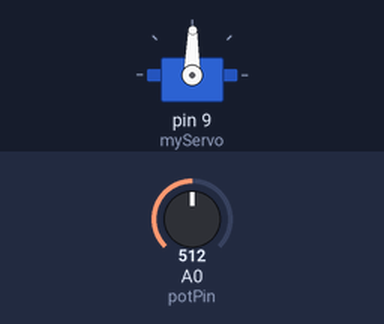
Recording of a sketch running on a simulated Arduino Uno, built with avr-gcc and run on an emulated ATmega328P. Parts: servo. The test bench sets the inputs (shaded band); at power-on: A0 (potPin) = 512. What the sketch prints to the serial monitor is not drawn.

Above: at 1.2 s.
1.3 s: A0 (potPin) set to 565
At 2.0 s:
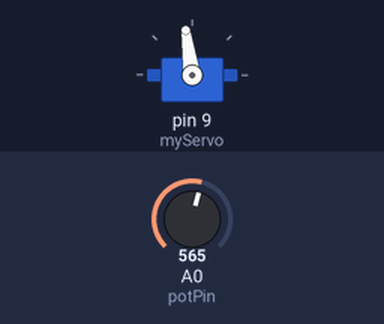
3.3 s: A0 (potPin) set to 586
At 4.4 s:
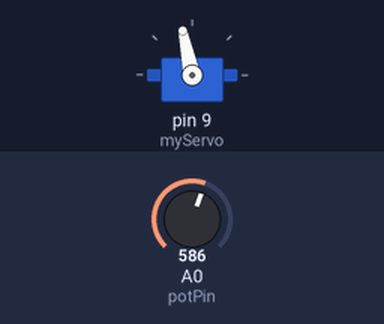
4.8 s: A0 (potPin) set to 306
At 5.8 s:
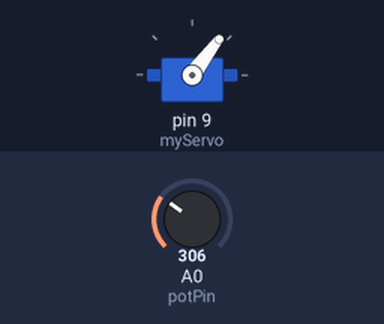
6.3 s: A0 (potPin) set to 111
At 7.5 s:
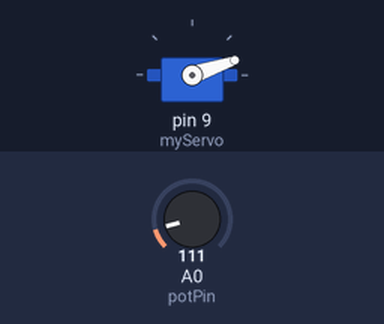
7.8 s: A0 (potPin) set to 93
At 9.1 s:
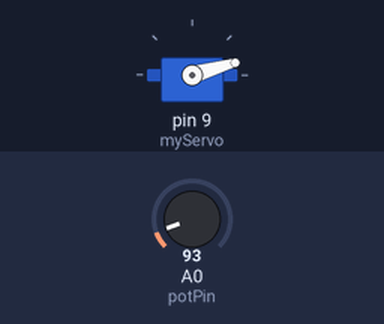
9.6 s: A0 (potPin) set to 122
At 10.2 s:
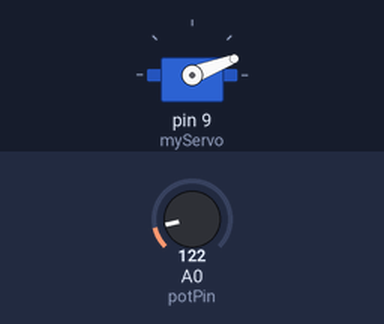
Timing chart, 0 to 12.1 s (numbered marks = the images above; inputs shaded):
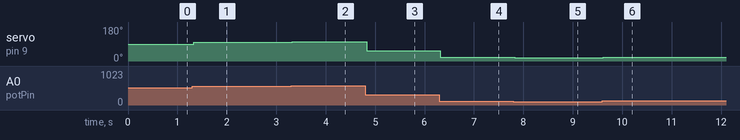

Measured:
- after the input at 1.3 s, servo on pin 9 (myServo): 89° → 98° at once
- after the input at 3.3 s, servo on pin 9 (myServo): 98° → 102° at once
- after the input at 4.8 s, servo on pin 9 (myServo): 102° → 53° at once
- after the input at 6.3 s, servo on pin 9 (myServo): 53° → 19° at once
- after the input at 7.8 s, servo on pin 9 (myServo): 19° → 16° at once
- after the input at 9.6 s, servo on pin 9 (myServo): 16° → 21° at once

The sketch:

steering_gear_servo.ino
```cpp
#include <Servo.h>
Servo myServo;
int const potPin = A0;
int potVal;
int angle;

void setup() {
  // put your setup code here, to run once:
myServo.attach(9);
Serial.begin(9600);

}

void loop() {
  // put your main code here, to run repeatedly:
potVal = analogRead(potPin);
Serial.print("potVal: ");
Serial.print(potVal);
angle = map(potVal, 0, 1023, 0, 179);
Serial.print(", angle: ");
Serial.print(angle);
myServo.write(angle);
delay(15);
}
```
